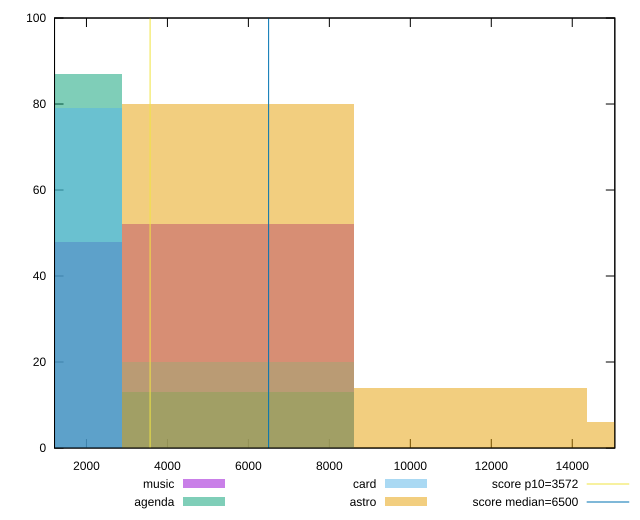

Write gnuplot code to recreate this figure.
reset

$music <<EOF
0 48
5746.925648778334 52
EOF

$agenda <<EOF
5746.925648778334 13
0 87
EOF

$card <<EOF
0 79
5746.925648778334 20
EOF

$astro <<EOF
5746.925648778334 80
11493.851297556668 14
17240.776946335 6
EOF

set key outside below
set boxwidth 5746.925648778334
set xrange [1211.568:15051.487000000001]
set yrange [0:100]
set trange [0:100]
set style fill transparent solid 0.5 noborder

set parametric
set terminal svg size 640, 520 enhanced background rgb 'white'
set output "report/report_00029_2021-02-24T13-36-40.390Z/first-cpu-idle/comparison/histogram/all_raw.svg"

plot $music title "music" with boxes, \
     $agenda title "agenda" with boxes, \
     $card title "card" with boxes, \
     $astro title "astro" with boxes, \
     3572,t title "score p10=3572", \
     6500,t title "score median=6500"

reset
